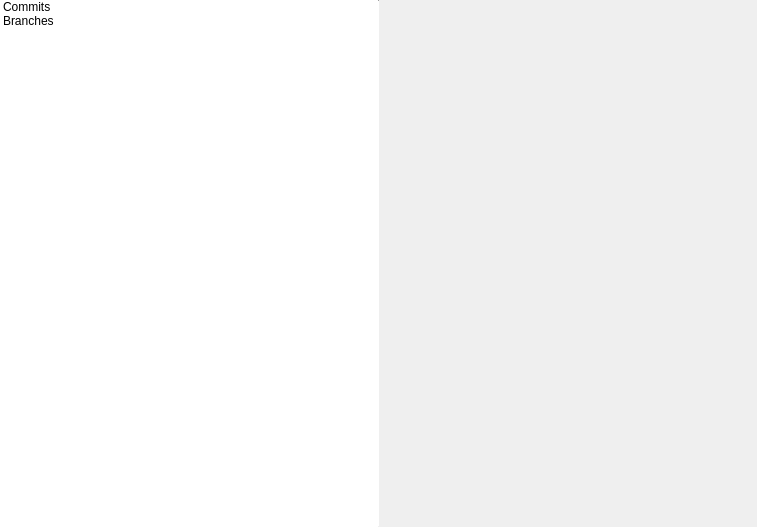
<?xml version="1.0" encoding="UTF-8"?>
<ui version="4.0">
 <class>RepositoryBrowser</class>
 <widget class="QWidget" name="RepositoryBrowser">
  <property name="geometry">
   <rect>
    <x>0</x>
    <y>0</y>
    <width>757</width>
    <height>527</height>
   </rect>
  </property>
  <property name="windowTitle">
   <string>Form</string>
  </property>
  <layout class="QVBoxLayout" name="verticalLayout">
   <property name="spacing">
    <number>0</number>
   </property>
   <property name="leftMargin">
    <number>0</number>
   </property>
   <property name="topMargin">
    <number>0</number>
   </property>
   <property name="rightMargin">
    <number>0</number>
   </property>
   <property name="bottomMargin">
    <number>0</number>
   </property>
   <item>
    <widget class="tStackedWidget" name="stackedWidget">
     <property name="currentIndex">
      <number>2</number>
     </property>
     <widget class="QWidget" name="initialPage">
      <layout class="QVBoxLayout" name="verticalLayout_2">
       <item>
        <spacer name="verticalSpacer_2">
         <property name="orientation">
          <enum>Qt::Vertical</enum>
         </property>
         <property name="sizeHint" stdset="0">
          <size>
           <width>20</width>
           <height>207</height>
          </size>
         </property>
        </spacer>
       </item>
       <item>
        <widget class="QLabel" name="label">
         <property name="font">
          <font>
           <pointsize>20</pointsize>
          </font>
         </property>
         <property name="text">
          <string>Git Stuffs</string>
         </property>
         <property name="alignment">
          <set>Qt::AlignCenter</set>
         </property>
        </widget>
       </item>
       <item>
        <layout class="QHBoxLayout" name="horizontalLayout">
         <item>
          <spacer name="horizontalSpacer">
           <property name="orientation">
            <enum>Qt::Horizontal</enum>
           </property>
           <property name="sizeHint" stdset="0">
            <size>
             <width>40</width>
             <height>20</height>
            </size>
           </property>
          </spacer>
         </item>
         <item>
          <widget class="QPushButton" name="openRepositoryButton">
           <property name="text">
            <string>Open Repository</string>
           </property>
          </widget>
         </item>
         <item>
          <widget class="QPushButton" name="cloneButton">
           <property name="text">
            <string>Clone Repository</string>
           </property>
          </widget>
         </item>
         <item>
          <spacer name="horizontalSpacer_2">
           <property name="orientation">
            <enum>Qt::Horizontal</enum>
           </property>
           <property name="sizeHint" stdset="0">
            <size>
             <width>40</width>
             <height>20</height>
            </size>
           </property>
          </spacer>
         </item>
        </layout>
       </item>
       <item>
        <spacer name="verticalSpacer">
         <property name="orientation">
          <enum>Qt::Vertical</enum>
         </property>
         <property name="sizeHint" stdset="0">
          <size>
           <width>20</width>
           <height>206</height>
          </size>
         </property>
        </spacer>
       </item>
      </layout>
     </widget>
     <widget class="QWidget" name="gitStatePage">
      <layout class="QVBoxLayout" name="verticalLayout_3">
       <item>
        <spacer name="verticalSpacer_4">
         <property name="orientation">
          <enum>Qt::Vertical</enum>
         </property>
         <property name="sizeHint" stdset="0">
          <size>
           <width>20</width>
           <height>136</height>
          </size>
         </property>
        </spacer>
       </item>
       <item>
        <widget class="QLabel" name="stateDescription">
         <property name="font">
          <font>
           <pointsize>20</pointsize>
          </font>
         </property>
         <property name="text">
          <string notr="true">TextLabel</string>
         </property>
         <property name="alignment">
          <set>Qt::AlignCenter</set>
         </property>
        </widget>
       </item>
       <item>
        <widget class="QLabel" name="stateInformationalText">
         <property name="enabled">
          <bool>false</bool>
         </property>
         <property name="text">
          <string notr="true">TextLabel</string>
         </property>
         <property name="alignment">
          <set>Qt::AlignCenter</set>
         </property>
        </widget>
       </item>
       <item>
        <widget class="QProgressBar" name="stateProgress">
         <property name="value">
          <number>24</number>
         </property>
        </widget>
       </item>
       <item>
        <spacer name="verticalSpacer_3">
         <property name="orientation">
          <enum>Qt::Vertical</enum>
         </property>
         <property name="sizeHint" stdset="0">
          <size>
           <width>20</width>
           <height>136</height>
          </size>
         </property>
        </spacer>
       </item>
      </layout>
     </widget>
     <widget class="QWidget" name="gitReadyPage">
      <layout class="QHBoxLayout" name="horizontalLayout_2">
       <property name="spacing">
        <number>0</number>
       </property>
       <property name="leftMargin">
        <number>0</number>
       </property>
       <property name="topMargin">
        <number>0</number>
       </property>
       <property name="rightMargin">
        <number>0</number>
       </property>
       <property name="bottomMargin">
        <number>0</number>
       </property>
       <item>
        <widget class="QWidget" name="leftWidget" native="true">
         <layout class="QVBoxLayout" name="verticalLayout_4">
          <property name="spacing">
           <number>0</number>
          </property>
          <property name="leftMargin">
           <number>0</number>
          </property>
          <property name="topMargin">
           <number>0</number>
          </property>
          <property name="rightMargin">
           <number>0</number>
          </property>
          <property name="bottomMargin">
           <number>0</number>
          </property>
          <item>
           <widget class="QListWidget" name="listWidget">
            <property name="frameShape">
             <enum>QFrame::NoFrame</enum>
            </property>
            <item>
             <property name="text">
              <string>Commits</string>
             </property>
            </item>
            <item>
             <property name="text">
              <string>Branches</string>
             </property>
            </item>
           </widget>
          </item>
         </layout>
        </widget>
       </item>
       <item>
        <widget class="Line" name="line">
         <property name="maximumSize">
          <size>
           <width>1</width>
           <height>16777215</height>
          </size>
         </property>
         <property name="orientation">
          <enum>Qt::Vertical</enum>
         </property>
        </widget>
       </item>
       <item>
        <widget class="QStackedWidget" name="stackedWidget_2">
         <widget class="QWidget" name="commitsPage"/>
         <widget class="QWidget" name="branchesPage"/>
        </widget>
       </item>
      </layout>
     </widget>
    </widget>
   </item>
  </layout>
 </widget>
 <customwidgets>
  <customwidget>
   <class>tStackedWidget</class>
   <extends>QStackedWidget</extends>
   <header location="global">tstackedwidget.h</header>
   <container>1</container>
   <slots>
    <signal>switchingFrame(int)</signal>
   </slots>
  </customwidget>
 </customwidgets>
 <resources/>
 <connections>
  <connection>
   <sender>listWidget</sender>
   <signal>currentRowChanged(int)</signal>
   <receiver>stackedWidget_2</receiver>
   <slot>setCurrentIndex(int)</slot>
   <hints>
    <hint type="sourcelabel">
     <x>166</x>
     <y>141</y>
    </hint>
    <hint type="destinationlabel">
     <x>551</x>
     <y>145</y>
    </hint>
   </hints>
  </connection>
 </connections>
</ui>
